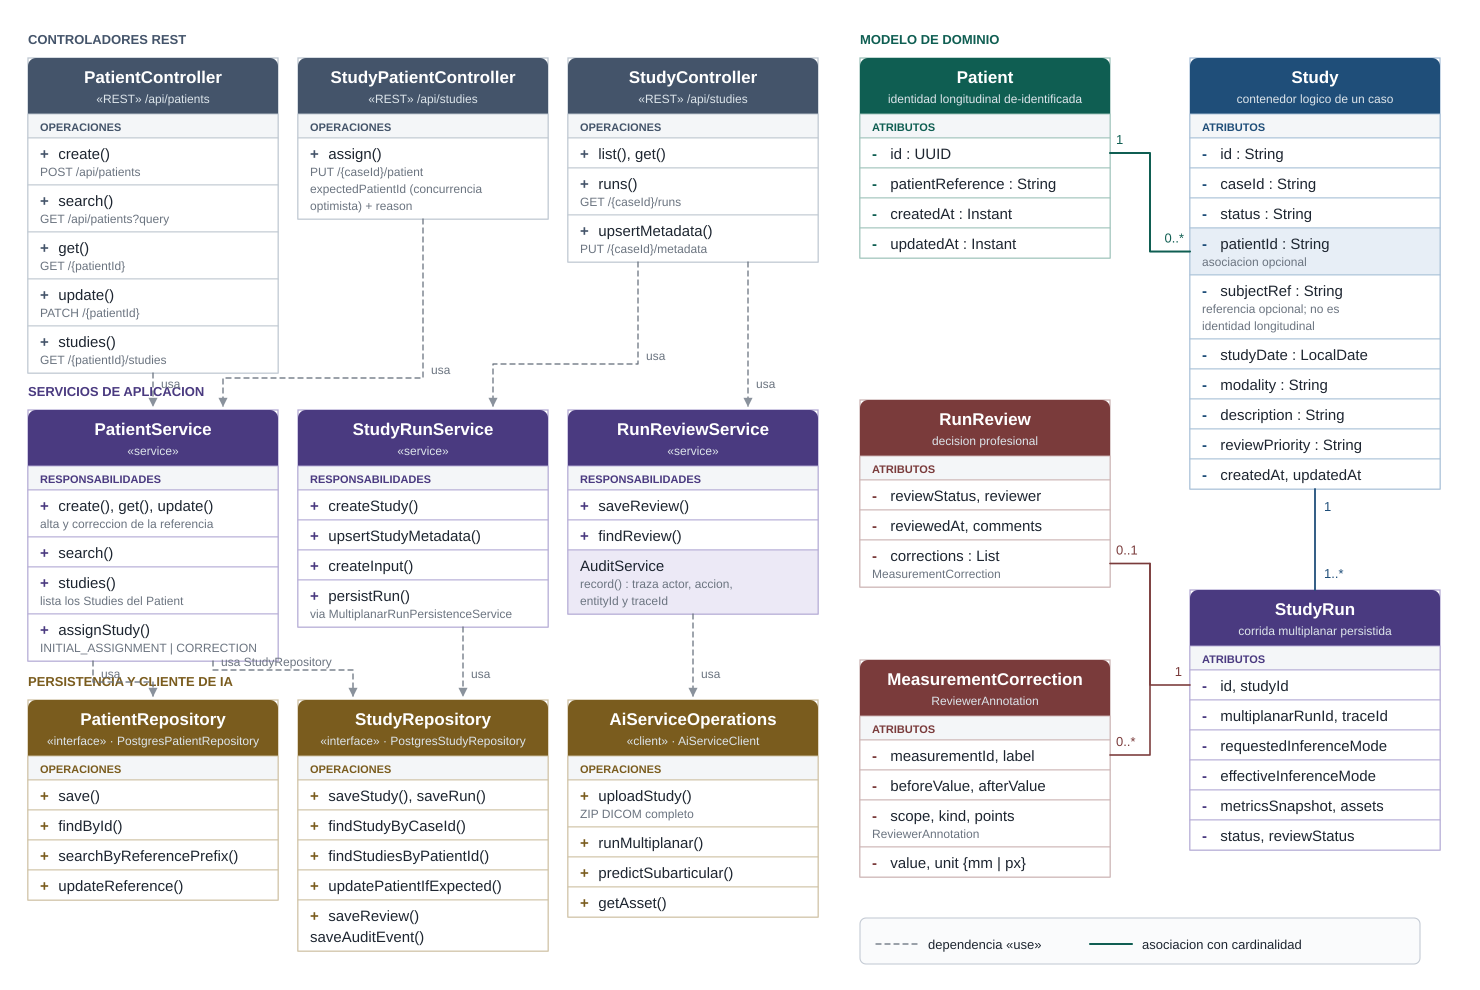

The Python source for this figure:
#!/usr/bin/env python3
"""Figura 10.5 - Diagrama de clases del dominio y servicios.

Fuente editable de images/architecture/fig_10_05_clases_dominio.png.

Notacion UML simplificada y deliberadamente conceptual: no es un volcado de todas
las clases Java del Backend, sino el recorte que sostiene el capitulo.

Contrastado contra EnzoAA004/PFI_MVPTest_Enzo_Backend @ 646f4a1:
  domain/Patient.java, domain/Study.java, domain/StudyRun.java,
  domain/RunReview.java, domain/MeasurementCorrection.java,
  domain/ReviewerAnnotation.java
  repository/PatientRepository.java, repository/PostgresPatientRepository.java,
  repository/StudyRepository.java, repository/PostgresStudyRepository.java
  service/PatientService.java, service/StudyRunService.java,
  service/RunReviewService.java, service/AuditService.java
  controller/PatientController.java  -> /api/patients
  controller/StudyPatientController.java -> /api/studies/{caseId}/patient
  client/AiServiceOperations.java

No aparece ninguna clase Subject: subjectRef es un atributo opcional de Study y no
una identidad longitudinal.

El bitmap no lleva titulo ni caption: los aporta LaTeX.
"""

import os
import sys

sys.path.insert(0, os.path.dirname(os.path.abspath(__file__)))
from pfi_diagram import Canvas, INK, MUTED, check_layout  # noqa: E402

W, H = 1480, 990
BOX = 250
L = [28, 298, 568]          # capas backend
R = [860, 1190]             # dominio (corredor de 80 px para las aristas)
ROW = 15
TITLE = 17

c = Canvas(W, H)


def group_label(x, y, s, color):
    c.text(x, y, s, size=13, fill=color, bold=True)


# ------------------------------------------------------------- controladores
group_label(L[0], 44, "CONTROLADORES REST", "#44546A")

patient_ctrl = c.entity(
    L[0], 58, BOX, "PatientController", "«REST»  /api/patients",
    [
        {"sep": "OPERACIONES"},
        {"key": "+", "text": "create()", "note": "POST /api/patients"},
        {"key": "+", "text": "search()", "note": "GET /api/patients?query"},
        {"key": "+", "text": "get()", "note": "GET /{patientId}"},
        {"key": "+", "text": "update()", "note": "PATCH /{patientId}"},
        {"key": "+", "text": "studies()", "note": "GET /{patientId}/studies"},
    ],
    palette="slate", title_size=TITLE, row_size=ROW,
)

study_patient_ctrl = c.entity(
    L[1], 58, BOX, "StudyPatientController", "«REST»  /api/studies",
    [
        {"sep": "OPERACIONES"},
        {"key": "+", "text": "assign()",
         "note": "PUT /{caseId}/patient\nexpectedPatientId (concurrencia\noptimista) + reason"},
    ],
    palette="slate", title_size=TITLE, row_size=ROW,
)

study_ctrl = c.entity(
    L[2], 58, BOX, "StudyController", "«REST»  /api/studies",
    [
        {"sep": "OPERACIONES"},
        {"key": "+", "text": "list(), get()"},
        {"key": "+", "text": "runs()", "note": "GET /{caseId}/runs"},
        {"key": "+", "text": "upsertMetadata()", "note": "PUT /{caseId}/metadata"},
    ],
    palette="slate", title_size=TITLE, row_size=ROW,
)

# ----------------------------------------------------------------- servicios
group_label(L[0], 396, "SERVICIOS DE APLICACION", "#4A3A80")

patient_svc = c.entity(
    L[0], 410, BOX, "PatientService", "«service»",
    [
        {"sep": "RESPONSABILIDADES"},
        {"key": "+", "text": "create(), get(), update()",
         "note": "alta y correccion de la referencia"},
        {"key": "+", "text": "search()"},
        {"key": "+", "text": "studies()",
         "note": "lista los Studies del Patient"},
        {"key": "+", "text": "assignStudy()",
         "note": "INITIAL_ASSIGNMENT | CORRECTION"},
    ],
    palette="purple", title_size=TITLE, row_size=ROW,
)

run_svc = c.entity(
    L[1], 410, BOX, "StudyRunService", "«service»",
    [
        {"sep": "RESPONSABILIDADES"},
        {"key": "+", "text": "createStudy()"},
        {"key": "+", "text": "upsertStudyMetadata()"},
        {"key": "+", "text": "createInput()"},
        {"key": "+", "text": "persistRun()",
         "note": "via MultiplanarRunPersistenceService"},
    ],
    palette="purple", title_size=TITLE, row_size=ROW,
)

review_svc = c.entity(
    L[2], 410, BOX, "RunReviewService", "«service»",
    [
        {"sep": "RESPONSABILIDADES"},
        {"key": "+", "text": "saveReview()"},
        {"key": "+", "text": "findReview()"},
        {"key": "", "text": "AuditService", "fill": "tint",
         "note": "record() : traza actor, accion,\nentityId y traceId"},
    ],
    palette="purple", title_size=TITLE, row_size=ROW,
)

# ------------------------------------------------------ repositorios/cliente
group_label(L[0], 686, "PERSISTENCIA Y CLIENTE DE IA", "#7A5C1E")

patient_repo = c.entity(
    L[0], 700, BOX, "PatientRepository", "«interface» · PostgresPatientRepository",
    [
        {"sep": "OPERACIONES"},
        {"key": "+", "text": "save()"},
        {"key": "+", "text": "findById()"},
        {"key": "+", "text": "searchByReferencePrefix()"},
        {"key": "+", "text": "updateReference()"},
    ],
    palette="amber", title_size=TITLE, row_size=ROW,
)

study_repo = c.entity(
    L[1], 700, BOX, "StudyRepository", "«interface» · PostgresStudyRepository",
    [
        {"sep": "OPERACIONES"},
        {"key": "+", "text": "saveStudy(), saveRun()"},
        {"key": "+", "text": "findStudyByCaseId()"},
        {"key": "+", "text": "findStudiesByPatientId()"},
        {"key": "+", "text": "updatePatientIfExpected()"},
        {"key": "+", "text": "saveReview()\nsaveAuditEvent()"},
    ],
    palette="amber", title_size=TITLE, row_size=ROW,
)

ai_client = c.entity(
    L[2], 700, BOX, "AiServiceOperations", "«client» · AiServiceClient",
    [
        {"sep": "OPERACIONES"},
        {"key": "+", "text": "uploadStudy()", "note": "ZIP DICOM completo"},
        {"key": "+", "text": "runMultiplanar()"},
        {"key": "+", "text": "predictSubarticular()"},
        {"key": "+", "text": "getAsset()"},
    ],
    palette="amber", title_size=TITLE, row_size=ROW,
)

# ------------------------------------------------------------------- dominio
group_label(R[0], 44, "MODELO DE DOMINIO", "#0F5E52")

patient = c.entity(
    R[0], 58, BOX, "Patient", "identidad longitudinal de-identificada",
    [
        {"sep": "ATRIBUTOS"},
        {"key": "-", "text": "id : UUID", "port": "id"},
        {"key": "-", "text": "patientReference : String"},
        {"key": "-", "text": "createdAt : Instant"},
        {"key": "-", "text": "updatedAt : Instant"},
    ],
    palette="teal", title_size=TITLE, row_size=ROW,
)

study = c.entity(
    R[1], 58, BOX, "Study",
    "contenedor logico de un caso",
    [
        {"sep": "ATRIBUTOS"},
        {"key": "-", "text": "id : String"},
        {"key": "-", "text": "caseId : String"},
        {"key": "-", "text": "status : String"},
        {"key": "-", "text": "patientId : String", "fill": "tint", "port": "patientId",
         "note": "asociacion opcional"},
        {"key": "-", "text": "subjectRef : String",
         "note": "referencia opcional; no es\nidentidad longitudinal"},
        {"key": "-", "text": "studyDate : LocalDate"},
        {"key": "-", "text": "modality : String"},
        {"key": "-", "text": "description : String"},
        {"key": "-", "text": "reviewPriority : String"},
        {"key": "-", "text": "createdAt, updatedAt"},
    ],
    palette="navy", title_size=TITLE, row_size=ROW,
)

study_run = c.entity(
    R[1], 590, BOX, "StudyRun", "corrida multiplanar persistida",
    [
        {"sep": "ATRIBUTOS"},
        {"key": "-", "text": "id, studyId", "port": "id"},
        {"key": "-", "text": "multiplanarRunId, traceId"},
        {"key": "-", "text": "requestedInferenceMode"},
        {"key": "-", "text": "effectiveInferenceMode"},
        {"key": "-", "text": "metricsSnapshot, assets"},
        {"key": "-", "text": "status, reviewStatus"},
    ],
    palette="purple", title_size=TITLE, row_size=ROW,
)

review = c.entity(
    R[0], 400, BOX, "RunReview", "decision profesional",
    [
        {"sep": "ATRIBUTOS"},
        {"key": "-", "text": "reviewStatus, reviewer"},
        {"key": "-", "text": "reviewedAt, comments"},
        {"key": "-", "text": "corrections : List", "port": "corr",
         "note": "MeasurementCorrection"},
    ],
    palette="crimson", title_size=TITLE, row_size=ROW,
)

medicion = c.entity(
    R[0], 660, BOX, "MeasurementCorrection", "ReviewerAnnotation",
    [
        {"sep": "ATRIBUTOS"},
        {"key": "-", "text": "measurementId, label", "port": "id"},
        {"key": "-", "text": "beforeValue, afterValue"},
        {"key": "-", "text": "scope, kind, points", "note": "ReviewerAnnotation"},
        {"key": "-", "text": "value, unit {mm | px}"},
    ],
    palette="crimson", title_size=TITLE, row_size=ROW,
)

# -------------------------------------------------------------------- enlaces
TEAL = "#0F5E52"
GREY = "#6B7480"
CORR = (R[0] + BOX + R[1]) / 2      # corredor vertical del bloque de dominio


def use(x1, y1, x2, y2, mid, label=None, lx=None, ly=None, vertical=True):
    """Dependencia «use»: linea punteada con punta abierta y un unico quiebre."""
    if vertical:
        c.path(f"M {x1} {y1} V {mid} H {x2} V {y2 - 4}", stroke=GREY, sw=1.3,
               dash="5 4", marker="arrowMuted")
    else:
        c.path(f"M {x1} {y1} H {mid} V {y2} H {x2 - 4}", stroke=GREY, sw=1.3,
               dash="5 4", marker="arrowMuted")
    if label:
        c.text(lx, ly, label, size=12, fill=MUTED)


# Controladores -> servicios
use(patient_ctrl["cx"], patient_ctrl["bottom"], patient_svc["cx"], patient_svc["top"],
    392, "usa", patient_ctrl["cx"] + 8, 388)
use(study_patient_ctrl["cx"], study_patient_ctrl["bottom"], patient_svc["cx"] + 70,
    patient_svc["top"], 378, "usa", study_patient_ctrl["cx"] + 8, 374)
use(study_ctrl["cx"] - 55, study_ctrl["bottom"], run_svc["cx"] + 70, run_svc["top"],
    364, "usa", study_ctrl["cx"] - 47, 360)
use(study_ctrl["cx"] + 55, study_ctrl["bottom"], review_svc["cx"] + 55,
    review_svc["top"], 392, "usa", study_ctrl["cx"] + 63, 388)

# Servicios -> repositorios y cliente
use(patient_svc["cx"] - 60, patient_svc["bottom"], patient_repo["cx"],
    patient_repo["top"], 682, "usa", patient_svc["cx"] - 52, 678)
use(patient_svc["cx"] + 60, patient_svc["bottom"], study_repo["cx"] - 70,
    study_repo["top"], 670, "usa StudyRepository", patient_svc["cx"] + 68, 666)
use(run_svc["cx"] + 40, run_svc["bottom"], study_repo["cx"] + 40, study_repo["top"],
    682, "usa", run_svc["cx"] + 48, 678)
use(review_svc["cx"], review_svc["bottom"], ai_client["cx"], ai_client["top"],
    682, "usa", review_svc["cx"] + 8, 678)

# Asociacion Patient "1" ---- "0..*" Study (la asociacion desde Study es opcional)
ya = patient["ports"]["id"]
yb = study["ports"]["patientId"]
c.path(f"M {patient['right']} {ya} H {CORR} V {yb} H {study['left']}", stroke=TEAL, sw=2.0)
c.text(patient["right"] + 6, ya - 9, "1", size=13, fill=TEAL)
c.text(study["left"] - 6, yb - 9, "0..*", size=13, fill=TEAL, anchor="end")

# Study "1" ---- "1..*" StudyRun
c.path(f"M {study['cx']} {study['bottom']} V {study_run['top']}", stroke="#1F4E79", sw=1.8)
c.text(study["cx"] + 9, study["bottom"] + 22, "1", size=13, fill="#1F4E79")
c.text(study["cx"] + 9, study_run["top"] - 12, "1..*", size=13, fill="#1F4E79")

# StudyRun "1" ---- "0..1" RunReview ---- "0..*" MeasurementCorrection
c.path(f"M {study_run['left']} {study_run['ports']['id']} H {CORR} "
       f"V {review['ports']['corr']} H {review['right']}", stroke="#7A3B3B", sw=1.6)
c.text(study_run["left"] - 8, study_run["ports"]["id"] - 9, "1", size=13,
       fill="#7A3B3B", anchor="end")
c.text(review["right"] + 6, review["ports"]["corr"] - 9, "0..1", size=13, fill="#7A3B3B")

c.path(f"M {CORR} {review['ports']['corr']} V {medicion['ports']['id']} "
       f"H {medicion['right']}", stroke="#7A3B3B", sw=1.6)
c.text(medicion["right"] + 6, medicion["ports"]["id"] - 9, "0..*", size=13, fill="#7A3B3B")

# ------------------------------------------------------------------- leyenda
LX, LY, LW, LH = 860, 918, 560, 46
c.rect(LX, LY, LW, LH, fill="#FAFBFC", stroke="#C3CAD3", sw=1.1, rx=6)
c.line(LX + 16, LY + 26, LX + 58, LY + 26, GREY, 1.3, dash="5 4")
c.text(LX + 68, LY + 31, "dependencia «use»", size=13)
c.line(LX + 230, LY + 26, LX + 272, LY + 26, TEAL, 2.0)
c.text(LX + 282, LY + 31, "asociacion con cardinalidad", size=13)

BOXES = {
    "PatientController": patient_ctrl, "StudyPatientController": study_patient_ctrl,
    "StudyController": study_ctrl, "PatientService": patient_svc,
    "StudyRunService": run_svc, "RunReviewService": review_svc,
    "PatientRepository": patient_repo, "StudyRepository": study_repo,
    "AiServiceOperations": ai_client, "Patient": patient, "Study": study,
    "StudyRun": study_run, "RunReview": review, "MeasurementCorrection": medicion,
    "leyenda": {"left": LX, "right": LX + LW, "top": LY, "bottom": LY + LH},
}

if __name__ == "__main__":
    here = os.path.dirname(os.path.abspath(__file__))
    repo = os.path.dirname(os.path.dirname(here))
    check_layout(c, BOXES)
    c.save(
        os.path.join(here, "fig_10_05_clases_dominio.svg"),
        os.path.join(repo, "images", "architecture", "fig_10_05_clases_dominio.png"),
        scale=2.4,
    )
